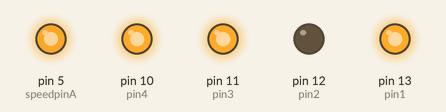
The sketch below on a simulated Arduino Uno, built with avr-gcc and run on an emulated ATmega328P. Shown: output pins drawn as LEDs (lit = HIGH).

Above: at 0.05 s.
At 5.95 s:
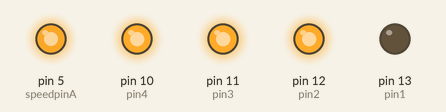
Timing chart, 0 to 6.9 s (numbered marks = the images above):
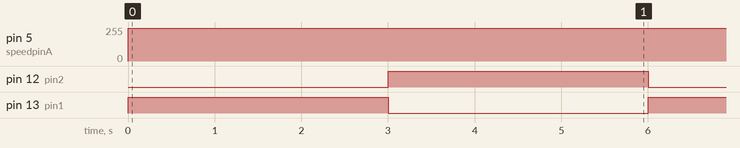

Measured:
- by itself, pin 5 (speedpinA): 0/255 → 244/255 at 0.00 s
- by itself, pin 12 (pin2), pin 13 (pin1): alternates HIGH for 3.0 s and LOW for 3.0 s

The sketch:

VMA409.ino
```cpp
/*arduino:avr:uno
  Dave Skura, 2022

these boards work and are listed using C:\arduino\Projects\arduino-cli board listall

	arduino:avr:nano:cpu=atmega328old
	arduino:avr:uno
	arduino:avr:mega

*/
int pin1=13;
int pin2=12;
int pin3=11;
int pin4=10;

int speedpinA=5;


void setup() {
	Serial.begin(9600);
	pinMode(pin1,OUTPUT);
	pinMode(pin2,OUTPUT);
	pinMode(pin3,OUTPUT);
	pinMode(pin4,OUTPUT);

	digitalWrite(pin1,HIGH);
	digitalWrite(pin2,HIGH);
	digitalWrite(pin3,HIGH);
	digitalWrite(pin4,HIGH);


}

void loop() {
	digitalWrite(pin1,HIGH);
	digitalWrite(pin2,LOW);
	analogWrite(speedpinA,500);
	delay(3000);
	digitalWrite(pin1,LOW);
	digitalWrite(pin2,HIGH);
	analogWrite(speedpinA,500);
	delay(3000);

}
```
